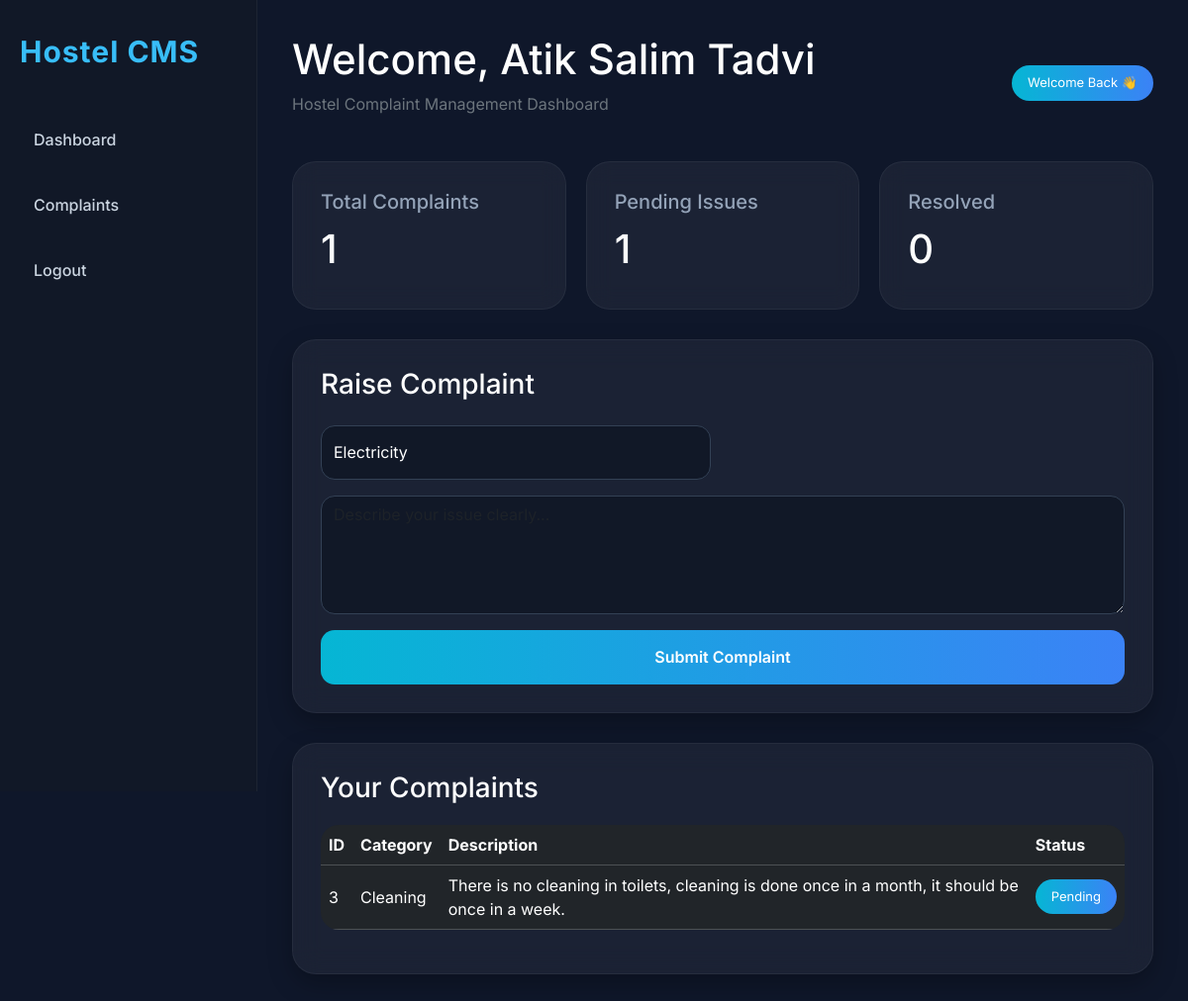
/dashboard (signed in), run on the app's committed database.
### tables this page shows
CREATE TABLE complaints (
    id INTEGER PRIMARY KEY AUTOINCREMENT,
    user_id INTEGER,
    complaint_type TEXT,
    description TEXT,
    status TEXT DEFAULT 'Pending'
);

### app.py (the view, shortened to what this page needs)
@app.route('/dashboard', methods=['GET', 'POST'])
def dashboard():
    if 'user_id' not in session:
        return redirect('/login')
    conn = sqlite3.connect("hostel.db")
    cursor = conn.cursor()
    cursor.execute(
        "SELECT * FROM complaints WHERE user_id=? ORDER BY id DESC",
        (session['user_id'],)
    )
    complaints = cursor.fetchall()
    total_complaints = len(complaints)
    cursor.execute(
        "SELECT COUNT(*) FROM complaints WHERE user_id=? AND status='Pending'",
        (session['user_id'],)
    )
    pending_count = cursor.fetchone()[0]
    cursor.execute(
        "SELECT COUNT(*) FROM complaints WHERE user_id=? AND status='Resolved'",
        (session['user_id'],)
    )
    resolved_count = cursor.fetchone()[0]
    recent_activity = "No recent activity"
    if total_complaints > 0:
        recent_activity = "You recently submitted a complaint"
    conn.close()
    return render_template(
        "dashboard.html",
        complaints=complaints,
        name=session['name'],
        total_complaints=total_complaints,
        pending_count=pending_count,
        resolved_count=resolved_count,
        recent_activity=recent_activity
    )

### templates/dashboard.html (shortened to what this page needs)
<!DOCTYPE html>
<html>
<head>
    <link href="https://cdn.jsdelivr.net/npm/bootstrap@5.3.3/dist/css/bootstrap.min.css" rel="stylesheet">
    <link rel="stylesheet" href="{{ url_for('static', filename='style.css') }}">
</head>
<body>
    <div class="sidebar">
        <div class="logo">
            Hostel CMS
        </div>
        <a href="/dashboard">
            Dashboard
        </a>
        <a href="#complaints-section">
            Complaints
        </a>
        <a href="/logout">
            Logout
        </a>
    </div>
    <div class="main-content">
        <div class="topbar">
            <div>
                <h1>
                    Welcome, {{ name }}
                </h1>
                <p class="text-secondary">
                    Hostel Complaint Management Dashboard
                </p>
            </div>
            <div class="badge-status">
                Welcome Back 👋
            </div>
        </div>
        <div class="cards">
            <div class="card-box">
                <h5>Total Complaints</h5>
                <h1>
                    {{ total_complaints }}
                </h1>
            </div>
            <div class="card-box">
                <h5>Pending Issues</h5>
                <h1>
                    {{ pending_count }}
                </h1>
            </div>
            <div class="card-box">
                <h5>Resolved</h5>
                <h1>
                    {{ resolved_count }}
                </h1>
            </div>
        </div>
        <div class="section-box">
            <h3 class="mb-4">
                Raise Complaint
            </h3>
            <form method="POST">
                <div class="row">
                    <div class="col-md-6 mb-3">
                        <select name="type" class="form-select">
                            <option>Electricity</option>
                        </select>
                    </div>
                </div>
                <textarea name="description" class="form-control mb-3" placeholder="Describe your issue clearly..."
                    required></textarea>
                <button class="btn-main">
                    Submit Complaint
                </button>
            </form>
        </div>
        <div class="section-box" id="complaints-section">
            <h3>Your Complaints</h3>
            <table class="table table-dark table-hover align-middle">
                <tr>
                    <th>ID</th>
                    <th>Category</th>
                    <th>Description</th>
                    <th>Status</th>
                </tr>
                {% for complaint in complaints %}
                <tr>
                    <td>{{ complaint[0] }}</td>
                    <td>{{ complaint[2] }}</td>
                    <td>{{ complaint[3] }}</td>
                    <td>
                        <span class="badge-status">
                            {{ complaint[4] }}
                        </span>
                    </td>
                </tr>
                {% endfor %}
            </table>
        </div>
    </div>
</body>
</html>

### static/style.css (style rules this page uses)
* { margin:0; padding:0; box-sizing:border-box; font-family:'Inter',sans-serif; }
body { background:#0f172a; color:white; }
.form-control, .form-select { height:55px; background:#111827 !important; border:1px solid #334155 !important; color:white !important; border-radius:14px !important; }
textarea.form-control { height:120px; }
.btn-main { width:100%; height:55px; border:none; border-radius:14px; background: linear-gradient( to right, #06b6d4, #3b82f6 ); color:white; font-weight:600; transition:0.3s; }
.sidebar { width:260px; height:100vh; position:fixed; left:0; top:0; background:#111827; padding:30px 20px; border-right:1px solid rgba(255,255,255,0.05); overflow:auto; }
.logo { font-size:30px; font-weight:700; color:#38bdf8; margin-bottom:40px; letter-spacing:1px; }
.sidebar a { display:block; color:#cbd5e1; text-decoration:none; margin-bottom:14px; padding:14px; border-radius:12px; transition:0.3s; font-weight:500; }
.main-content { margin-left:260px; padding:35px; }
.topbar { display:flex; justify-content:space-between; align-items:center; margin-bottom:30px; flex-wrap:wrap; gap:20px; }
.topbar h1 { font-size:42px; }
.cards { display:grid; grid-template-columns: repeat(auto-fit,minmax(240px,1fr)); gap:20px; }
.card-box { background: rgba(255,255,255,0.05); border:1px solid rgba(255,255,255,0.05); border-radius:24px; padding:28px; backdrop-filter:blur(12px); transition:0.3s; }
.card-box h5 { color:#94a3b8; }
.card-box h1 { margin-top:12px; font-size:40px; }
.section-box { margin-top:30px; background: rgba(255,255,255,0.05); border:1px solid rgba(255,255,255,0.05); border-radius:24px; padding:28px; backdrop-filter:blur(14px); box-shadow: 0 10px 25px rgba(0,0,0,0.25); }
.table { margin-top:20px; border-radius:18px; overflow:hidden; }
.table tr { transition:0.2s; }
.badge-status { background: linear-gradient( to right, #06b6d4, #3b82f6 ); padding:8px 16px; border-radius:30px; color:white; font-size:13px; display:inline-flex; align-items:center; justify-content:center; }

### data on the page
complaints: id "3", complaint_type "Cleaning", description "There is no cleaning in toilets, cleaning is done once in a month, it should be once in a week.", status "Pending"

### other printed values
{{ name }} "Atik Salim Tadvi"
{{ total_complaints }} "1"
{{ pending_count }} "1"
{{ resolved_count }} "0"
